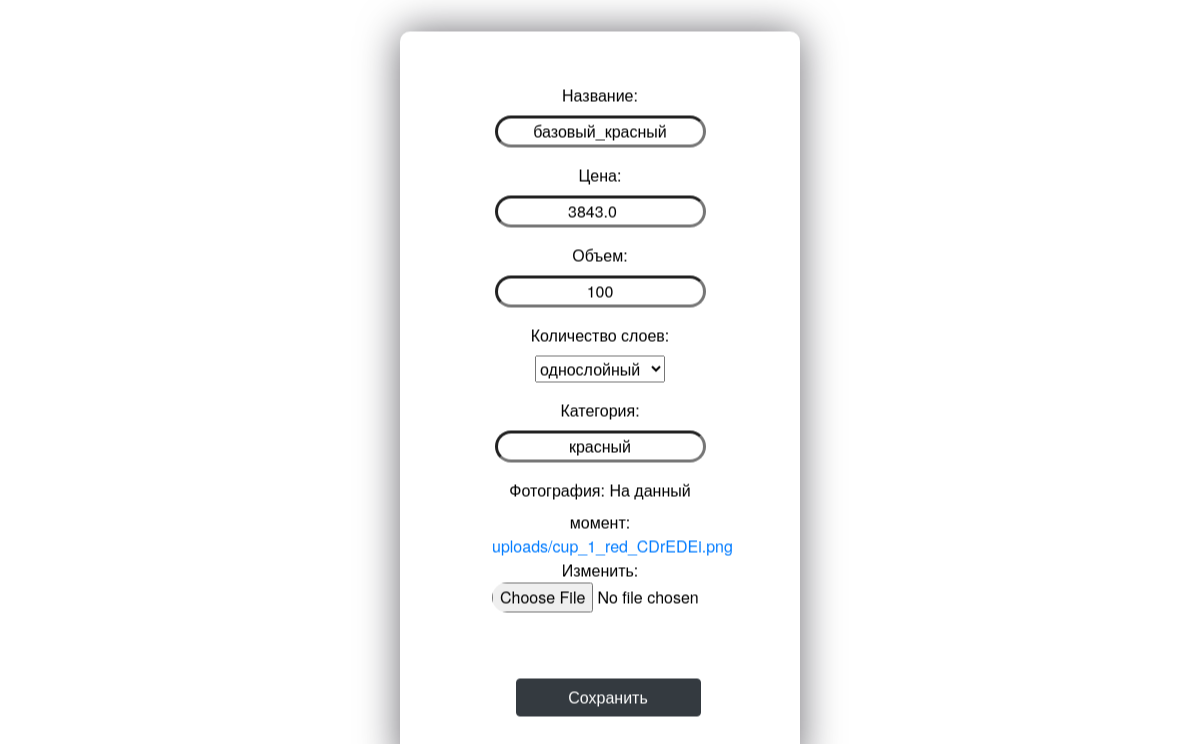
/products/5/edit/ (signed in), run on the app's committed database.
### products/models.py (models this page shows, shortened)
class Product(models.Model):
    name = models.CharField(max_length=25, verbose_name="Название")
    price = models.FloatField(max_length=9, null=True, verbose_name="Цена")
    size = models.CharField(max_length=3, null=True, verbose_name="Объем")
    layer = [
        ('однослойный', 'однослойный'),
        ('многослойный', 'многослойный')
    ]
    layer_field = models.CharField(unique=False, max_length=15, null=True, choices=layer, verbose_name="Количество слоев")
    category = models.CharField(max_length=25, null=True, verbose_name="Категория")
    picture = models.ImageField(upload_to='uploads/', null=True, verbose_name="Фотография")
    number_of_items_in_cart = models.IntegerField(null=True, blank=True)

### products/views.py (the view)
# urls.py: path('<int:pk>/edit/', views.ProductChangesView.as_view(), name='product_changes'),
class ProductChangesView(LoginRequiredMixin, UpdateView):
    model = models.Product
    fields = ['name', 'price', 'size', 'layer_field', 'category', 'picture']
    template_name = 'product_changes.html'
    login_url = 'login'

### templates/product_changes.html (shortened to what this page needs)
<!DOCTYPE html>
<html lang="en">
<head>
</head>
<body>
  {% extends 'base.html' %}
  {% block content %}
  {% if "products.change_product" in user.get_user_permissions %}
  <div style="display:inline-block;" class="auth">
      <form method="post" enctype="multipart/form-data">
        {{ form.as_p }}
        <button class="btn btn-dark ml-3" type="submit">Сохранить</button>
    </form>
      </div>
  {% else %}
  <h1>Недостаточно прав для изменения товара</h1>
  {% endif %}
{% endblock content %}

### templates/base.html (style rules this page uses)
body { margin: 0; padding: 0; font-family: "Helvetica Neue",sans-serif; font-weight: lighter; width: 100%; height: 100vh; background: url(https://goodcup.ru/bitrix/templates/GoodCup/img/banner_glavn.jpg) no-repeat 50% 50%; background-size: cover; }

### templates/product_changes.html (style rules this page uses)
.auth { height: auto; width: 400px; background-color: rgba(255,255,255,0.13); position: absolute; transform: translate(-50%,-50%); top: 50%; left: 50%; border-radius: 10px; backdrop-filter: blur(10px); border: 2px solid rgba(255,255,255,0.1); box-shadow: 0 0 40px rgba(8,7,16,0.6); padding: 50px 90px; text-align: center; }
body { color: black; width: 100%; justify-content: center; align-items: center; height: 100vh; }
input { text-align: center; border-width: initial; border-radius: 25px; }
button { color: black; margin-top: 50px; width: 185px; padding: 15px 0; font-size: 18px; font-weight: 600; cursor: pointer; border-radius: 25px; }

### data on the page
Product: name "базовый_красный", price "3843.0", size "100", layer_field "однослойный", category "красный"
